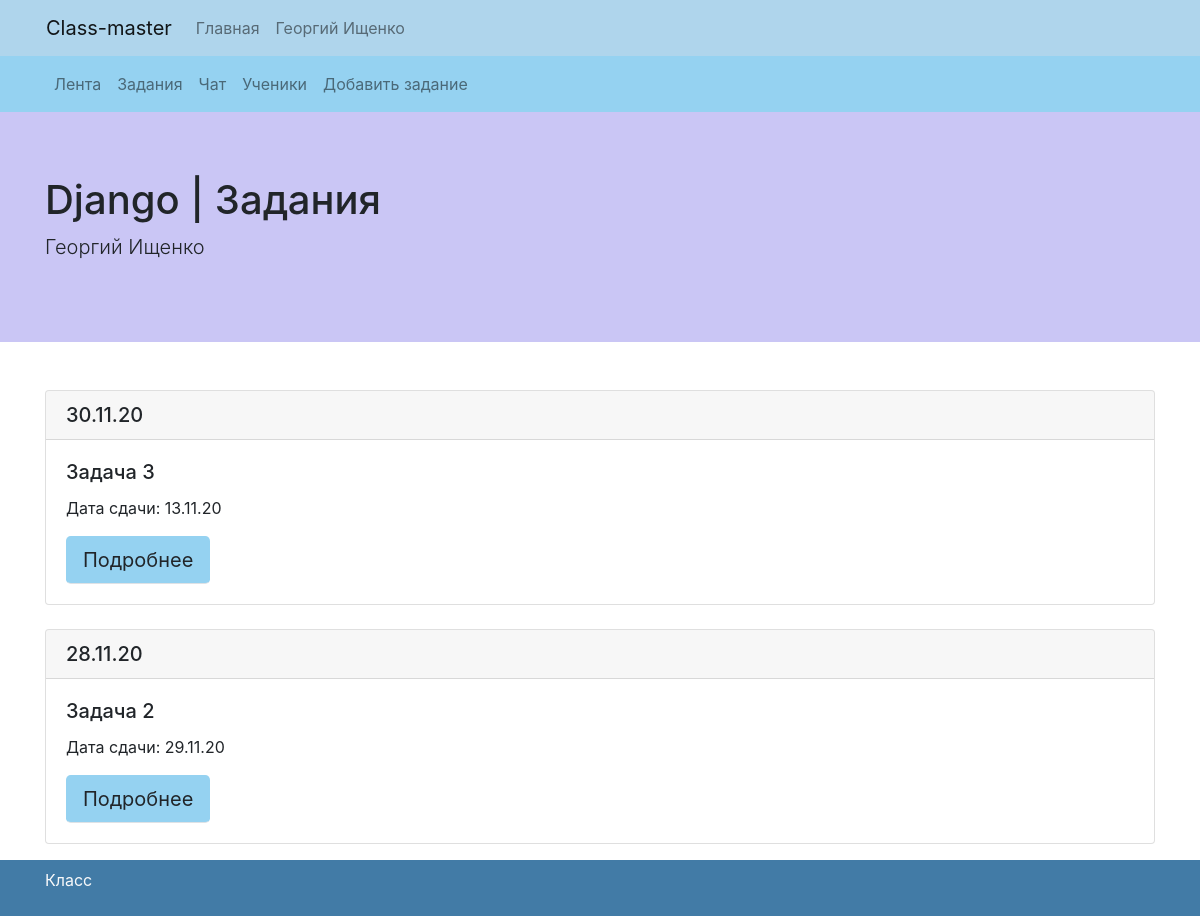
Screenshot of /classes/Django-21/tasks (signed in) with the database file from the repository.
### my_class/models.py (models this page shows, shortened)
class Class(models.Model):
    name = models.CharField(max_length=32)
    teacher = models.ForeignKey(settings.AUTH_USER_MODEL, on_delete=models.CASCADE, null=True, blank=True)
    class Meta:
        verbose_name = "Классы"
        verbose_name_plural = "Классы"
    def is_teacher(self):
        if self.teacher:
            return True
        else:
            return False

class Task(models.Model):
    title=models.CharField(max_length=32)
    body=RichTextUploadingField(blank=True,null=True)
    date=models.DateField()
    current_class = models.ForeignKey('Class', on_delete=models.CASCADE, null=True, blank=True)
    author=models.ForeignKey(settings.AUTH_USER_MODEL, on_delete=models.CASCADE,blank=True,
        null=True)
    published_date=models.DateTimeField(auto_now_add=True)
    max_mark = models.IntegerField(default=5)
    def pin(self):
        return generate_pin(self.pk)
    class Meta:
        verbose_name = "Задания"
        verbose_name_plural = "Задания"

### my_class/views.py (the view)
# urls.py: path('classes/<str:name>-<int:pk>/tasks', class_tasks),
@login_required
def class_tasks(request,name,pk):
	current_class = Class.objects.get(pk=pk)
	tasks = Task.objects.filter(current_class = current_class).order_by('published_date').reverse()
	return render(request,'class_tasks.html',
		{
		'class':current_class,
		'tasks':tasks,
		})

### my_class/models.py (called while the page is built)
def generate_pin(n):
        return (n^612345)

### my_class/templates/class_tasks.html
{% extends "base.html" %}
{% block content %}
<div style="background-color: #95D2F1;">
    <nav class="container navbar navbar-expand-lg navbar-light">
        <div class="collapse navbar-collapse" id="navbarNavAltMarkup">
          <div class="navbar-nav">
            <a class="nav-link" href="feed">Лента</a>
            <a class="nav-link" href="tasks">Задания</a>
            <a class="nav-link" href="chat">Чат</a>
            <a class="nav-link" href="students">Ученики</a>
            {% if class.is_teacher %}
            <a class="nav-link" href="task_add">Добавить задание</a>
            {% endif %}
          </div>
        </div>
    </nav>
</div>
<div class="jumbotron jumbotron-fluid" style="background-color: #CAC6F5;">
  <div class="container">
    <h1 class="display-5">{{class.name}} | Задания</h1>
    <p class="lead">{{class.teacher.first_name}} {{class.teacher.last_name}}</p>
  </div>
</div>
<div class="container mt-5 mb-5">
           {% for task in tasks %}
           <div class="card">
            <h5 class="card-header">{{task.published_date | date:'d.m.y'}}</h5>
            <div class="card-body">
              <h5 class="card-title">{{task.title}}</h5>
              <p class="card-text">Дата сдачи: {{task.date | date:'d.m.y'}}</p>
              <a href="task={{task.pin}}" class="btn btn-lg border-bottom" style="background-color: #95D2F1;">Подробнее</a>
            </div>
          </div>
          <br>
           {% endfor %}
</div>
{% endblock %}

### my_class/templates/base.html (shortened to what this page needs)
{% load static %}
<!doctype html>
<html>
  <head>
  	<link href="{% static 'vendor/bootstrap/css/bootstrap.min.css' %}" rel="stylesheet">
  </head>
  <header>
    <div style="background-color: #AFD5EC;">
      <nav class="container navbar navbar-expand-lg navbar-light">
        <a class="navbar-brand" href="/">Class-master</a>
        <div class="collapse navbar-collapse" id="navbarNavAltMarkup">
          <div class="navbar-nav">
            <a class="nav-link" href="/">Главная</a>
            <a class="nav-link float-right" href="/im">{{request.user.first_name}} {{request.user.last_name}}</a>
          </div>
        </div>
      </nav>
    </div>
  </header>
  <body>
    {% block content %}
    {% endblock %}
  </body>
  <footer class="footer mt-auto py-2 fixed-bottom" style="background-color: #427BA6;">
    <div class="container">
      <p class="text-light">Класс</p>
    </div>
  </footer>
</html>

### rows the page displays
Class: name "Django", teacher.first_name "Георгий", teacher.last_name "Ищенко"
Task: published_date "30.11.20", title "Задача 3", date "13.11.20"
Task: published_date "28.11.20", title "Задача 2", date "29.11.20"

### other values shown
{{ request.user.first_name }} "Георгий"
{{ request.user.last_name }} "Ищенко"
